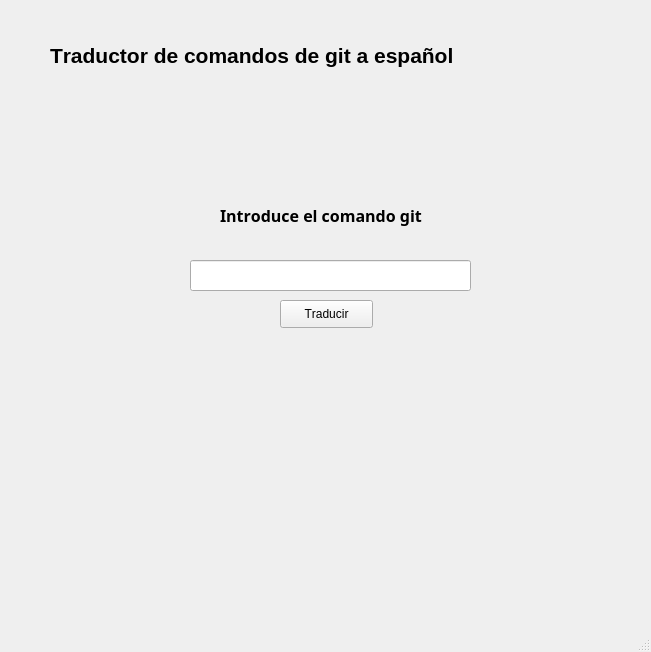
<?xml version="1.0" encoding="UTF-8"?>
<ui version="4.0">
 <class>MainWindow</class>
 <widget class="QMainWindow" name="MainWindow">
  <property name="geometry">
   <rect>
    <x>0</x>
    <y>0</y>
    <width>651</width>
    <height>652</height>
   </rect>
  </property>
  <property name="font">
   <font>
    <kerning>false</kerning>
   </font>
  </property>
  <property name="windowTitle">
   <string>MainWindow</string>
  </property>
  <widget class="QWidget" name="centralwidget">
   <widget class="QLabel" name="label">
    <property name="geometry">
     <rect>
      <x>50</x>
      <y>40</y>
      <width>551</width>
      <height>31</height>
     </rect>
    </property>
    <property name="font">
     <font>
      <pointsize>16</pointsize>
      <weight>75</weight>
      <bold>true</bold>
      <kerning>false</kerning>
     </font>
    </property>
    <property name="text">
     <string>Traductor de comandos de git a español</string>
    </property>
   </widget>
   <widget class="QLabel" name="label_2">
    <property name="geometry">
     <rect>
      <x>220</x>
      <y>200</y>
      <width>231</width>
      <height>31</height>
     </rect>
    </property>
    <property name="font">
     <font>
      <family>MS PGothic</family>
      <pointsize>12</pointsize>
      <weight>75</weight>
      <bold>true</bold>
      <underline>false</underline>
      <kerning>false</kerning>
     </font>
    </property>
    <property name="text">
     <string>Introduce el comando git</string>
    </property>
   </widget>
   <widget class="QLineEdit" name="entrada">
    <property name="geometry">
     <rect>
      <x>190</x>
      <y>260</y>
      <width>281</width>
      <height>31</height>
     </rect>
    </property>
    <property name="font">
     <font>
      <underline>false</underline>
      <kerning>false</kerning>
     </font>
    </property>
   </widget>
   <widget class="QLabel" name="traduccion">
    <property name="geometry">
     <rect>
      <x>70</x>
      <y>360</y>
      <width>521</width>
      <height>261</height>
     </rect>
    </property>
    <property name="font">
     <font>
      <family>MS PGothic</family>
      <pointsize>8</pointsize>
      <weight>75</weight>
      <bold>true</bold>
      <underline>false</underline>
      <stylestrategy>NoAntialias</stylestrategy>
      <kerning>false</kerning>
     </font>
    </property>
    <property name="cursor">
     <cursorShape>ArrowCursor</cursorShape>
    </property>
    <property name="layoutDirection">
     <enum>Qt::LeftToRight</enum>
    </property>
    <property name="text">
     <string/>
    </property>
    <property name="alignment">
     <set>Qt::AlignCenter</set>
    </property>
   </widget>
   <widget class="QPushButton" name="botonTraductor">
    <property name="geometry">
     <rect>
      <x>280</x>
      <y>300</y>
      <width>93</width>
      <height>28</height>
     </rect>
    </property>
    <property name="text">
     <string>Traducir</string>
    </property>
   </widget>
  </widget>
  <widget class="QStatusBar" name="statusbar"/>
 </widget>
 <resources/>
 <connections/>
</ui>
